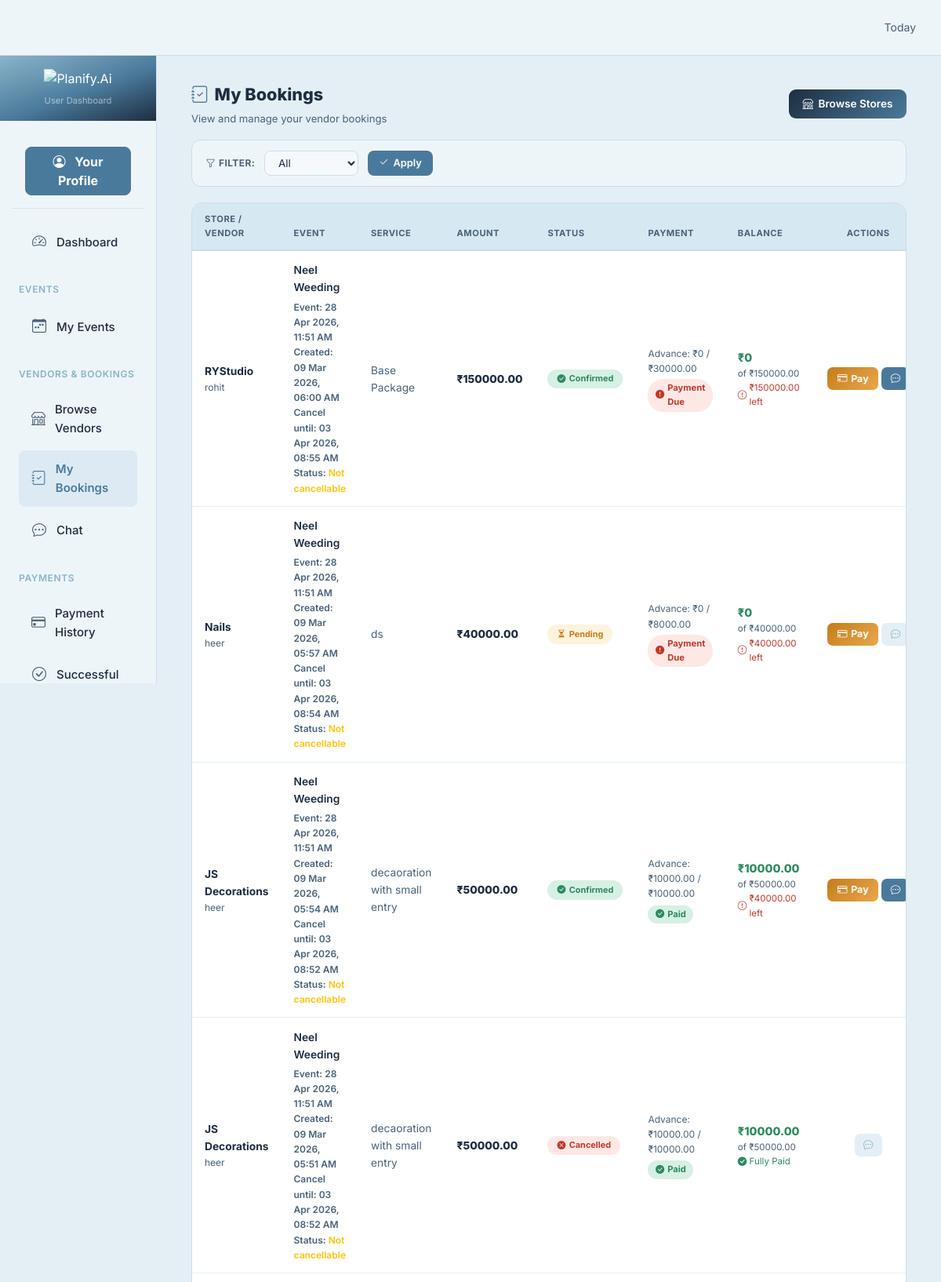
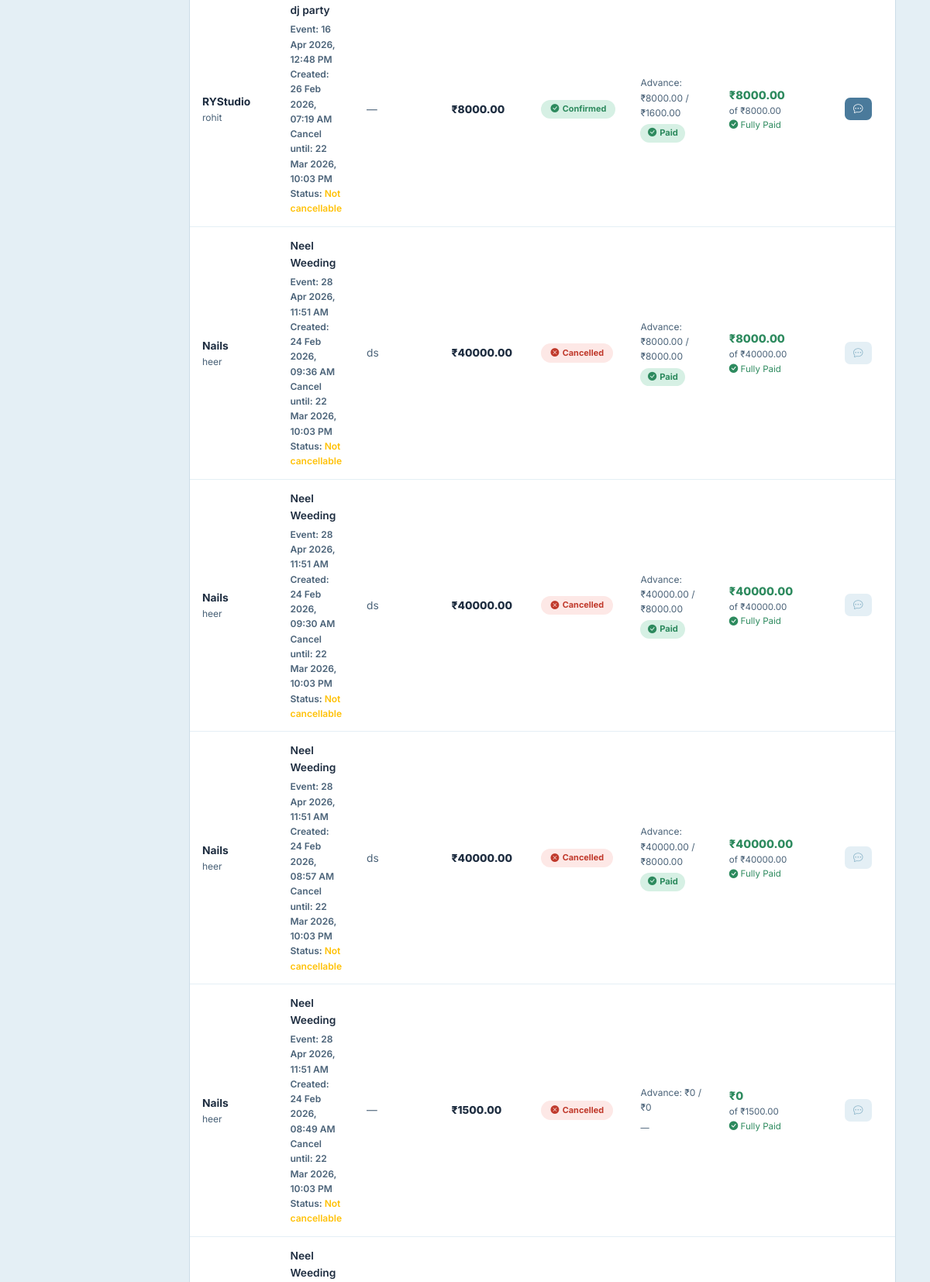
The page /user/bookings/ (signed in, upper part) on the database its author committed (2 pictures, top to bottom).
### vendor/models.py (models this page shows, shortened)
class Booking(models.Model):
    STATUS_PENDING = 'pending'
    STATUS_CONFIRMED = 'confirmed'
    STATUS_IN_PROGRESS = 'in_progress'
    STATUS_COMPLETED = 'completed'
    STATUS_CANCELLED = 'cancelled'
    STATUS_CHOICES = [
        (STATUS_PENDING, 'Pending'),
        (STATUS_CONFIRMED, 'Approved'),
        (STATUS_IN_PROGRESS, 'In Progress'),
        (STATUS_COMPLETED, 'Completed'),
        (STATUS_CANCELLED, 'Rejected'),
    ]
    event = models.ForeignKey(Event, on_delete=models.CASCADE, related_name='bookings')
    store = models.ForeignKey(Store, on_delete=models.CASCADE, related_name='bookings')
    service = models.ForeignKey(Service, on_delete=models.SET_NULL, null=True, blank=True, related_name='bookings')
    customer = models.ForeignKey(User, on_delete=models.CASCADE, related_name='customer_bookings')
    vendor = models.ForeignKey(User, on_delete=models.CASCADE, related_name='vendor_bookings')
    amount = models.DecimalField(max_digits=10, decimal_places=2)
    advance_percentage = models.DecimalField(max_digits=5, decimal_places=2, default=0)
    advance_required = models.DecimalField(max_digits=10, decimal_places=2, default=0)
    advance_paid = models.DecimalField(max_digits=10, decimal_places=2, default=0)
    status = models.CharField(max_length=20, choices=STATUS_CHOICES, default=STATUS_PENDING)
    notes = models.TextField(blank=True, null=True)
    created_at = models.DateTimeField(auto_now_add=True)
    updated_at = models.DateTimeField(auto_now=True)
    booking_date = models.DateTimeField(null=True, blank=True)  # When the service will be provided

class Store(models.Model):
    vendor = models.ForeignKey(User, on_delete=models.CASCADE, limit_choices_to={'role__name__iexact': 'vendor'})
    store_name = models.CharField(max_length=200)
    description = models.TextField()
    phone = models.CharField(max_length=20, null=True, blank=True)
    category = models.ForeignKey(category, on_delete=models.CASCADE)
    address = models.TextField()
    city = models.CharField(max_length=100)
    price_start = models.DecimalField(max_digits=10, decimal_places=2)
    profile_image = models.ImageField(upload_to='store_images/', null=True, blank=True)
    created_at = models.DateTimeField(auto_now_add=True)
    updated_at = models.DateTimeField(auto_now=True)
    status = models.BooleanField(default=True)  # active/inactive

class Service(models.Model):
    store = models.ForeignKey(Store, on_delete=models.CASCADE, related_name='services')
    name = models.CharField(max_length=200)
    description = models.TextField()
    price = models.DecimalField(max_digits=10, decimal_places=2)
    image = models.ImageField(upload_to='service_images/', null=True, blank=True)
    is_active = models.BooleanField(default=True)
    created_at = models.DateTimeField(auto_now_add=True)
    updated_at = models.DateTimeField(auto_now=True)

### account/models.py (models this page shows, shortened)
class User(models.Model):
    fullname = models.CharField(max_length=255)
    email = models.EmailField(unique=True)
    mobile = models.CharField(max_length=15, unique=True, null=True, blank=True)
    password = models.CharField(max_length=255, blank=True, null=True)
    is_active = models.BooleanField(default=False)   # ✅ added
    email_verified = models.BooleanField(default=False)
    role = models.ForeignKey(Role, on_delete=models.CASCADE)
    business_logo = models.ImageField(upload_to='vendor_logos/', null=True, blank=True)
    created_at = models.DateTimeField(auto_now_add=True)
    updated_at = models.DateTimeField(auto_now=True)

### user/models.py (models this page shows, shortened)
class Event(models.Model):
    STATUS_PENDING = 'pending'
    STATUS_CONFIRMED = 'confirmed'
    STATUS_COMPLETED = 'completed'
    STATUS_CANCELLED = 'cancelled'
    STATUS_CHOICES = [
        (STATUS_PENDING, 'Pending'),
        (STATUS_CONFIRMED, 'Confirmed'),
        (STATUS_COMPLETED, 'Completed'),
        (STATUS_CANCELLED, 'Cancelled'),
    ]
    TYPE_WEDDING = 'wedding'
    TYPE_CONFERENCE = 'conference'
    TYPE_PARTY = 'party'
    TYPE_OTHER = 'other'
    TYPE_CHOICES = [
        (TYPE_WEDDING, 'Wedding'),
        (TYPE_CONFERENCE, 'Conference'),
        (TYPE_PARTY, 'Party'),
        (TYPE_OTHER, 'Other'),
    ]
    owner = models.ForeignKey('account.User', on_delete=models.CASCADE, related_name='events')
    title = models.CharField(max_length=200)
    date = models.DateTimeField()
    event_type = models.CharField(max_length=50, choices=TYPE_CHOICES, default=TYPE_OTHER)
    status = models.CharField(max_length=20, choices=STATUS_CHOICES, default=STATUS_PENDING)
    guests = models.PositiveIntegerField(default=0)
    created_at = models.DateTimeField(auto_now_add=True)

### user/views.py (the view)
    def wrapper(request, *args, **kwargs):
        user_id = request.session.get('user_id')
        if not user_id:
            return redirect('/login/')
        try:
            User.objects.get(id=user_id)
        except User.DoesNotExist:
            request.session.flush()
            return redirect('/login/')
        return view_func(request, *args, **kwargs)

### template/user/bookings.html (shortened to what this page needs)
{% extends 'user/base.html' %}
{% load static %}
{% block content %}
<div class="d-flex flex-wrap justify-content-between align-items-center mb-3">
    <div>
        <div class="page-title">
            <i class="bi bi-journal-check me-2" style="color:#4A7A9B;"></i>My Bookings
        </div>
        <p class="page-sub">View and manage your vendor bookings</p>
    </div>
    <a href="{% url 'user:stores_list' %}" class="btn-browse">
        <i class="bi bi-shop"></i> Browse Stores
    </a>
</div>
<form method="get">
    <div class="filter-bar">
        <label><i class="bi bi-funnel me-1"></i>Filter:</label>
        <select name="status">
            <option value="">All</option>
        </select>
        <button type="submit" class="btn-apply"><i class="bi bi-check2"></i> Apply</button>
    </div>
</form>
<div class="table-panel">
    {% if bookings %}
    <div class="table-responsive">
        <table class="table table-hover align-middle mb-0">
            <thead>
                <tr>
                    <th class="ps-3">Store / Vendor</th>
                    <th>Event</th>
                    <th>Service</th>
                    <th>Amount</th>
                    <th>Status</th>
                    <th>Payment</th>
                    <th>Balance</th>
                    <th class="text-center">Actions</th>
                </tr>
            </thead>
            <tbody>
                {% for booking in bookings %}
                <tr>
                    <td class="ps-3">
                        <a href="{% url 'user:store_detail' booking.store.id %}" class="store-link">{{ booking.store.store_name }}</a>
                        <div style="font-size:.75rem;color:#4a6278;">{{ booking.vendor.fullname }}</div>
                    </td>
                        <td style="font-weight:600;">
                            {{ booking.event.title }}
                            <div class="small text-muted mt-1">
                                {% if booking.event_dt %}
                                    <div>Event: {{ booking.event_dt|date:"d M Y, h:i A" }}</div>
                                {% endif %}
                                {% if booking.created_at %}
                                    <div>Created: {{ booking.created_at|date:"d M Y, h:i A" }}</div>
                                {% endif %}
                                {% if booking.halfway_dt %}
                                    <div>Cancel until: {{ booking.halfway_dt|date:"d M Y, h:i A" }}</div>
                                {% endif %}
                                <div>Status: {% if booking.cancellable %}<span class="text-success">Cancellable</span>{% else %}<span class="text-warning">Not cancellable</span>{% endif %}</div>
                            </div>
                        </td>
                    <td style="color:#4a6278;">{% if booking.service %}{{ booking.service.name }}{% else %}—{% endif %}</td>
                    <td style="font-weight:800;">₹{{ booking.amount }}</td>
                    <td>
                        {% if booking.status == 'pending' %}
                            <span class="sp sp-pending"><i class="bi bi-hourglass-split"></i>Pending</span>
                        {% elif booking.status == 'confirmed' %}
                            <span class="sp sp-confirmed"><i class="bi bi-check-circle-fill"></i>Confirmed</span>
                        {% elif booking.status == 'in_progress' %}
                            <span class="sp sp-progress"><i class="bi bi-arrow-repeat"></i>In Progress</span>
                        {% elif booking.status == 'completed' %}
                            <span class="sp sp-completed"><i class="bi bi-check-all"></i>Completed</span>
                        {% elif booking.status == 'cancelled' %}
                            <span class="sp sp-cancelled"><i class="bi bi-x-circle-fill"></i>Cancelled</span>
                        {% endif %}
                    </td>
                    <td>
                        <div style="font-size:.75rem;color:#4a6278;margin-bottom:.25rem;">
                            Advance: ₹{{ booking.advance_paid|default:0 }} / ₹{{ booking.advance_required|default:0 }}
                        </div>
                        {% if booking.advance_required and booking.advance_required > 0 %}
                            {% if booking.advance_paid >= booking.advance_required %}
                                <span class="pay-paid"><i class="bi bi-check-circle-fill"></i>Paid</span>
                            {% else %}
                                <span class="pay-due"><i class="bi bi-exclamation-circle-fill"></i>Payment Due</span>
                            {% endif %}
                        {% else %}
                            {% if booking.latest_payment %}
                                {% if booking.latest_payment.status == 'succeeded' %}
                                    <span class="pay-paid"><i class="bi bi-check-circle-fill"></i>Paid</span>
                                {% elif booking.latest_payment.status == 'pending' %}
                                    <span class="pay-due"><i class="bi bi-clock"></i>Pending</span>
                                {% else %}
                                    <span class="pay-due"><i class="bi bi-x-circle-fill"></i>Failed</span>
                                {% endif %}
                            {% else %}
                                <span class="pay-neutral">—</span>
                            {% endif %}
                        {% endif %}
                    </td>
                    <td>
                        <div class="amt-paid">₹{{ booking.advance_paid|default:0 }}</div>
                        <div style="font-size:.72rem;color:#4a6278;">of ₹{{ booking.amount }}</div>
                        {% if booking.display_amount_remaining > 0 %}
                            <div class="amt-remain"><i class="bi bi-exclamation-circle"></i>₹{{ booking.display_amount_remaining }} left</div>
                        {% else %}
                            <div class="amt-full"><i class="bi bi-check-circle-fill"></i>Fully Paid</div>
                        {% endif %}
                    </td>
                    <td class="text-center">
                        <div class="d-flex gap-1 justify-content-center align-items-center flex-nowrap">
                            {% if booking.status != 'cancelled' and booking.status != 'completed' %}
                                {% if booking.display_amount_remaining > 0 %}
                                <a href="{% url 'user:pay_booking' booking.id %}" class="btn-pay" title="Pay Now">
                                    <i class="bi bi-credit-card"></i> Pay
                                </a>
                                {% endif %}
                            {% endif %}
                            {% if booking.status == 'confirmed' or booking.status == 'in_progress' or booking.status == 'completed' %}
                            <a href="{% url 'user:start_chat' booking.store.id %}" class="btn-chat" title="Chat with Vendor">
                                <i class="bi bi-chat-dots"></i>
                            </a>
                            {% else %}
                            <button type="button" class="btn-chat-dis" title="Available after approval" disabled>
                                <i class="bi bi-chat-dots"></i>
                            </button>
                            {% endif %}
                        </div>
                    </td>
                </tr>
                {% endfor %}
            </tbody>
        </table>
    </div>
    {% endif %}
</div>
{% endblock %}

### rows shown on the page
Booking: store.store_name "RYStudio", vendor.fullname "rohit", event "Neel Weeding", event_dt "28 Apr 2026, 11:51 AM", created_at "09 Mar 2026, 06:00 AM", halfway_dt "03 Apr 2026, 08:55 AM", shows "Not cancellable", service.name "Base Package", amount "150000.00", status "confirmed" (drawn), advance_paid "0", advance_required "30000.00", shows "Payment Due", display_amount_remaining "150000.00"
Booking: store.store_name "Nails", vendor.fullname "heer", event "Neel Weeding", event_dt "28 Apr 2026, 11:51 AM", created_at "09 Mar 2026, 05:57 AM", halfway_dt "03 Apr 2026, 08:54 AM", shows "Not cancellable", service.name "ds", amount "40000.00", status "pending" (drawn), advance_paid "0", advance_required "8000.00", shows "Payment Due", display_amount_remaining "40000.00"
Booking: store.store_name "JS Decorations", vendor.fullname "heer", event "Neel Weeding", event_dt "28 Apr 2026, 11:51 AM", created_at "09 Mar 2026, 05:54 AM", halfway_dt "03 Apr 2026, 08:52 AM", shows "Not cancellable", service.name "decaoration with small entry", amount "50000.00", status "confirmed" (drawn), advance_paid "10000.00", advance_required "10000.00", shows "Paid", display_amount_remaining "40000.00"
Booking: store.store_name "JS Decorations", vendor.fullname "heer", event "Neel Weeding", event_dt "28 Apr 2026, 11:51 AM", created_at "09 Mar 2026, 05:51 AM", halfway_dt "03 Apr 2026, 08:52 AM", shows "Not cancellable", service.name "decaoration with small entry", amount "50000.00", status "cancelled" (drawn), advance_paid "10000.00", advance_required "10000.00", shows "Paid", shows "Fully Paid"
Booking: store.store_name "RYStudio", vendor.fullname "rohit", event "dj party", event_dt "16 Apr 2026, 12:48 PM", created_at "26 Feb 2026, 07:19 AM", halfway_dt "22 Mar 2026, 10:03 PM", shows "Not cancellable", amount "8000.00", status "confirmed" (drawn), advance_paid "8000.00", advance_required "1600.00", shows "Paid", shows "Fully Paid"
Booking: store.store_name "Nails", vendor.fullname "heer", event "Neel Weeding", event_dt "28 Apr 2026, 11:51 AM", created_at "24 Feb 2026, 09:36 AM", halfway_dt "22 Mar 2026, 10:03 PM", shows "Not cancellable", service.name "ds", amount "40000.00", status "cancelled" (drawn), advance_paid "8000.00", advance_required "8000.00", shows "Paid", shows "Fully Paid"
Booking: store.store_name "Nails", vendor.fullname "heer", event "Neel Weeding", event_dt "28 Apr 2026, 11:51 AM", created_at "24 Feb 2026, 09:30 AM", halfway_dt "22 Mar 2026, 10:03 PM", shows "Not cancellable", service.name "ds", amount "40000.00", status "cancelled" (drawn), advance_paid "40000.00", advance_required "8000.00", shows "Paid", shows "Fully Paid"
Booking: store.store_name "Nails", vendor.fullname "heer", event "Neel Weeding", event_dt "28 Apr 2026, 11:51 AM", created_at "24 Feb 2026, 08:57 AM", halfway_dt "22 Mar 2026, 10:03 PM", shows "Not cancellable", service.name "ds", amount "40000.00", status "cancelled" (drawn), advance_paid "40000.00", advance_required "8000.00", shows "Paid", shows "Fully Paid"
Booking: store.store_name "Nails", vendor.fullname "heer", event "Neel Weeding", event_dt "28 Apr 2026, 11:51 AM", created_at "24 Feb 2026, 08:49 AM", halfway_dt "22 Mar 2026, 10:03 PM", shows "Not cancellable", amount "1500.00", status "cancelled" (drawn), advance_paid "0", advance_required "0", shows "Fully Paid"
Booking: event "Neel Weeding"
